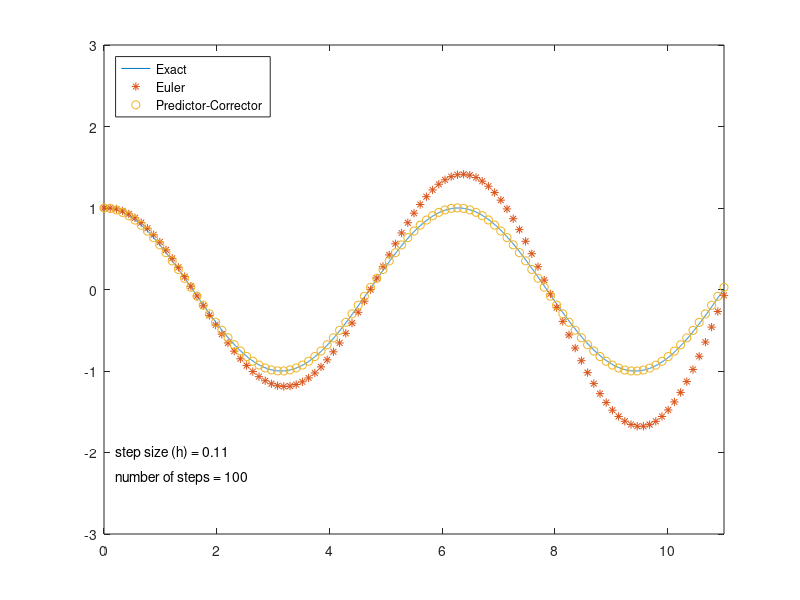

Reproduce this figure in MATLAB.
clear all;
close all;
clc;

% Start and end points.
x_start=0.0;
x_end=11.0;

% The analytic solution to compare numerical results
xx=[x_start:0.001:x_end]';
fn=cos(xx);

% Open a figure to plot to
figure;

% Loop over a different number of steps to see how
% step size influences solution
for numSteps=2:1:100;
    
    % clear the figure
    clf;
    
    % Calculate step size
    h=(x_end-x_start)/numSteps;
    
    % The x range for our step size    
    x=[x_start:h:x_end]';
    
    % Size vectors for Euler and PC methods.
    y=x;
    dydx=x;
    
    y_pc=x;
    dydx_pc=x;

    % Initial values (as in lecture).
    y(1)=1;
    dydx=0;
    
    y_pc(1)=1;
    dydx_pc=0;
 
    % Perform Euler
    for i=1:(length(x)-1)
        y(i+1)=y(i)+h*dydx(i);
        dydx(i+1)=dydx(i)-h*y(i);
    end
    
    % Perform PC
    for i=1:(length(x)-1)
        ypred=y_pc(i)+h*dydx_pc(i);
        dydxpred=dydx_pc(i)-h*y_pc(i);
        
        y_pc(i+1)=y_pc(i)+(h/2.0)*(dydx_pc(i)+dydxpred);
        dydx_pc(i+1)=dydx_pc(i)-(h/2.0)*(y_pc(i)+ypred);
    end
 
    % Plot Euler and PC results for this step 
    plot(xx,fn);
    hold on
    plot(x,y,'*');        
    hold on
    plot(x,y_pc,'o');
    hold on
  
    % Axis, legend, step size adn number of steps 
    legend('Exact','Euler','Predictor-Corrector','Location','northwest');
    axis([x_start x_end -3 3]);
    txt = ['step size (h) = ' num2str(h)'.'];
    text(0.2,-2.0,txt);
    txt = ['number of steps = ' num2str(numSteps)'.'];
    text(0.2,-2.3,txt);
    
    drawnow;
    
    if mod(numSteps,20)==0
    %    pause(5);
    end
end